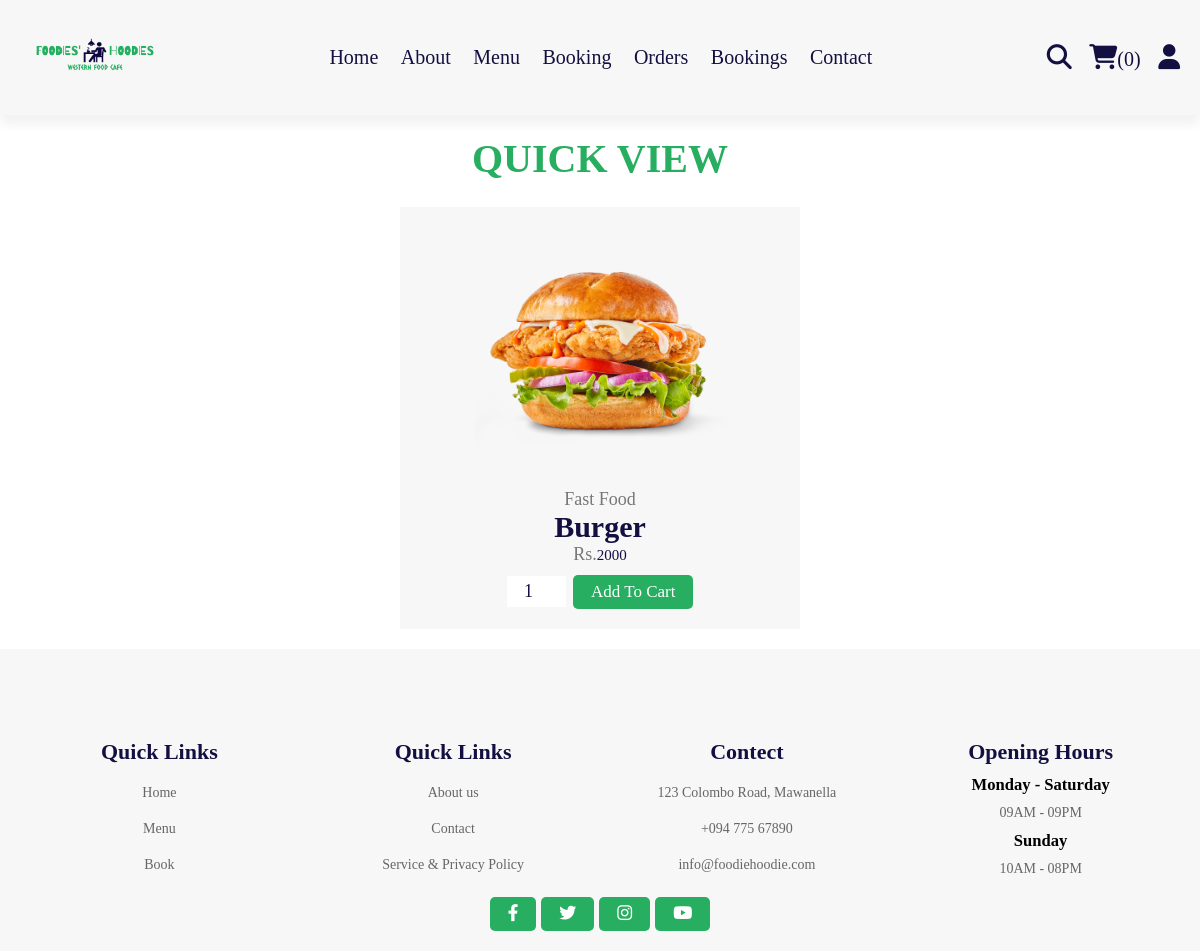
Screenshot of /quick_view.php?pid=25 with the database file from the repository.
### tables this page shows
CREATE TABLE `products` (
  `id` int(100) NOT NULL,
  `name` varchar(100) NOT NULL,
  `category` varchar(100) NOT NULL,
  `price` int(10) NOT NULL,
  `image` varchar(100) NOT NULL
);

### quick_view.php (the view, shortened to what this page needs)
<?php
include 'components/connect.php';
?>
<!DOCTYPE html>
<html lang="en">
<head>
   <link rel="stylesheet" href="https://cdnjs.cloudflare.com/ajax/libs/font-awesome/6.1.1/css/all.min.css">
   <link rel="stylesheet" href="css/style.css">
</head>
<body>
<?php include 'components/user_header.php'; ?>
<section class="quick-view">
   <h1 class="title">quick view</h1>
   <?php
      $pid = $_GET['pid'];
      $select_products = $conn->prepare("SELECT * FROM `products` WHERE id = ?");
      $select_products->execute([$pid]);
      if($select_products->rowCount() > 0){
         while($fetch_products = $select_products->fetch(PDO::FETCH_ASSOC)){
   ?>
   <form action="" method="post" class="box">
         <div class="image">
            <img src="uploaded_img/<?= $fetch_products['image']; ?>" alt="">
         </div>
         <div class="content">
            <a href="category.php?category=<?= $fetch_products['category']; ?>" class="cat"><?= $fetch_products['category']; ?></a>
            <h3><?= $fetch_products['name']; ?></h3>
            <div class="price"><span>Rs.</span><?= $fetch_products['price']; ?></div>
            <input type="number" name="qty" class="qty" min="1" max="99" value="1" maxlength="2"> &nbsp
            <button type="submit" name="add_to_cart" class="btn">add to cart</button>
         </div>
   </form>
   <?php
         }
      }else{
         echo '<p class="empty">no products added yet!</p>';
      }
   ?>
</section>
<?php include 'components/footer.php'; ?>
</body>
</html>

### css/style.css (style rules this page uses)
:root { --gray:#f7f7f7; --green:#27ae60; --white:#fff; --blue:#130f40; --light-color:#777; --red:#e60000; --black:#34495e; --border:.2rem solid var(--blue); }
* { font-family: 'Baloo Bhaijaan 2', cursive; margin:0; padding:0; box-sizing: border-box; outline: none; border: none; text-decoration: none; }
::placeholder { color: rgba(255,255,255,0.5); font-size: 10px; font-weight: 100; }
html { font-size: 62.5%; overflow-x: hidden; scroll-behavior: smooth; stop-opacity: 7rem; }
section { margin:0 auto; max-width: 1200px; padding:2rem; }
.title { text-align: center; margin-bottom: 2.5rem; font-size: 4rem; color:var(--green); text-transform: uppercase; text-underline-offset: 1rem; }
.btn { display: inline-block; margin-top: 1rem; padding: .7rem 1.8rem; font-size: 1.7rem; cursor: pointer; color: #fff; background: var(--green); border-radius: .5rem; text-transform: capitalize; }
.quick-view form { max-width: 40rem; padding:2rem; position: relative; margin:0 auto; text-align: center; background: #f7f7f7; -ms-grid-columns: (minmax(20rem, 1fr))[auto-fit]; grid-template-columns: repeat(auto-fit, minmax(15rem, 1fr)); }
.quick-view form img { height: 25rem; width: 100%; object-fit: contain; margin-bottom: 1rem; }
.quick-view form .cat { font-size: 1.8rem; text-transform: capitalize; color:var(--light-color); }
.quick-view form .content h3 { font-size: 3rem; color: var(--blue); }
.quick-view form .content .price { font-size: 1.5rem; color: var(--blue); }
.quick-view form .content .price span { color:var(--light-color); font-size: 1.8rem; }
.quick-view form .content .qty { font-size: 1.8rem; color: #130f40; text-align: center; padding: 0.5rem 0.05rem; }

### rows the page displays
products: image (picture), category "Fast Food", name "Burger", price "2000"

### other values shown
$total_cart_items "0"
